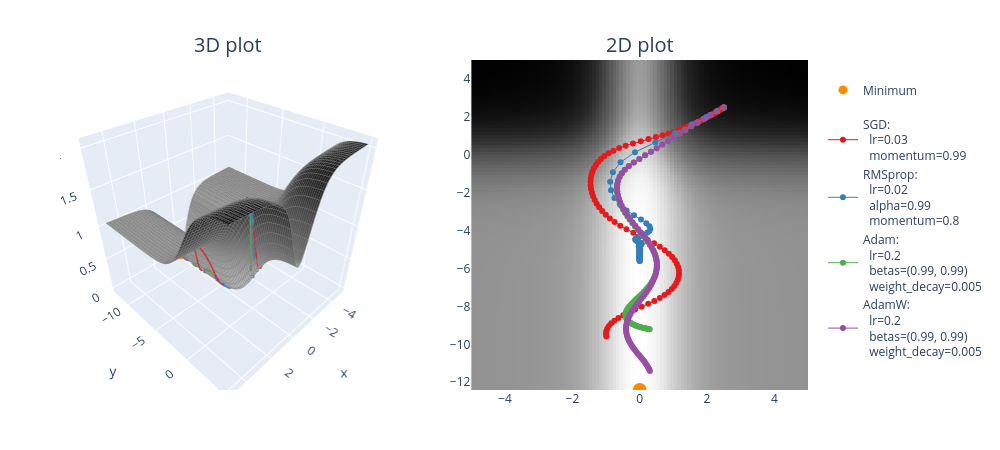

This figure's notebook cell:
### Code cell
def opt_fn(
    fn: Callable,
    xy: Tensor,
    optimizer_class,
    optimizer_hyperparams: dict,
    n_iters: int = 100,
) -> Tensor:
    """Optimize the a given function starting from the specified point.

    optimizer_class: one of the optimizers you've defined, either SGD, RMSprop, or Adam
    optimzer_kwargs: keyword arguments passed to your optimiser (e.g. lr and weight_decay)
    """
    assert xy.requires_grad

    optimizer = optimizer_class([xy], **optimizer_hyperparams)

    xy_list = [
        xy.detach().clone()
    ]  # so that we don't unintentionally modify past values in `xy_list`

    for i in range(n_iters):
        fn(xy[0], xy[1]).backward()
        optimizer.step()
        optimizer.zero_grad()
        xy_list.append(xy.detach().clone())

    return t.stack(xy_list)


points = []

optimizer_list = [
    (SGD, {"lr": 0.03, "momentum": 0.99}),
    (RMSprop, {"lr": 0.02, "alpha": 0.99, "momentum": 0.8}),
    (Adam, {"lr": 0.2, "betas": (0.99, 0.99), "weight_decay": 0.005}),
    (AdamW, {"lr": 0.2, "betas": (0.99, 0.99), "weight_decay": 0.005}),
]

for optimizer_class, params in optimizer_list:
    xy = t.tensor([2.5, 2.5], requires_grad=True)
    xys = opt_fn(
        pathological_curve_loss,
        xy=xy,
        optimizer_class=optimizer_class,
        optimizer_hyperparams=params,
    )
    points.append((xys, optimizer_class, params))

plot_fn_with_points(pathological_curve_loss, min_points=[(0, "y_min")], points=points)
